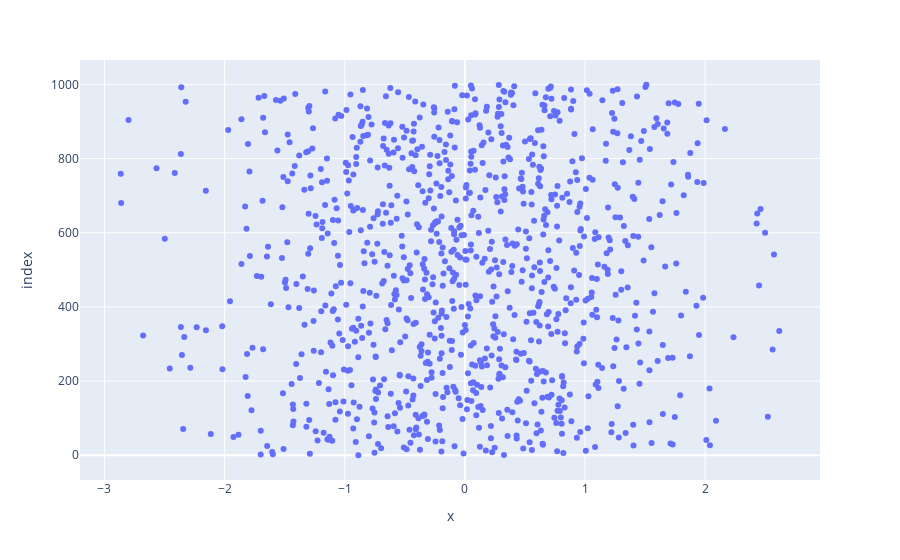

Notebook code for this chart:
### Code cell
'''
@Author: Santanu Mohapatra
@Date:21/06/2021
@Last Modified by: Santanu Mohapatra
@Last Modified Time: 18:10 PM
@Title: Python program to draw a scatter plot for random 1000 x and y coordinates.
'''

import plotly.express as px
import numpy as np 

number = 1000
x = np.random.randn(number)
y = np.random.randn(number)

fig = px.scatter(x, y)
fig.show()

### Figure 1 — Plotly figure (JSON) as saved in the notebook; plotly's stock layout.template omitted (floating-point values rounded to 4 significant figures; data arrays with more than 128 entries replaced by an {"elided": "..."} marker saying what was removed)
{"data": [{"hovertemplate": "x=%{x}<br>index=%{y}<extra></extra>", "legendgroup": "", "marker": {"color": "#636efa", "symbol": "circle"}, "mode": "markers", "name": "", "orientation": "h", "showlegend": false, "type": "scatter", "x": {"elided": "1000 float values"}, "xaxis": "x", "y": {"elided": "1000 int values"}, "yaxis": "y"}], "layout": {"legend": {"tracegroupgap": 0}, "margin": {"t": 60}, "xaxis": {"anchor": "y", "domain": [0, 1], "title": {"text": "x"}}, "yaxis": {"anchor": "x", "domain": [0, 1], "title": {"text": "index"}}}}
